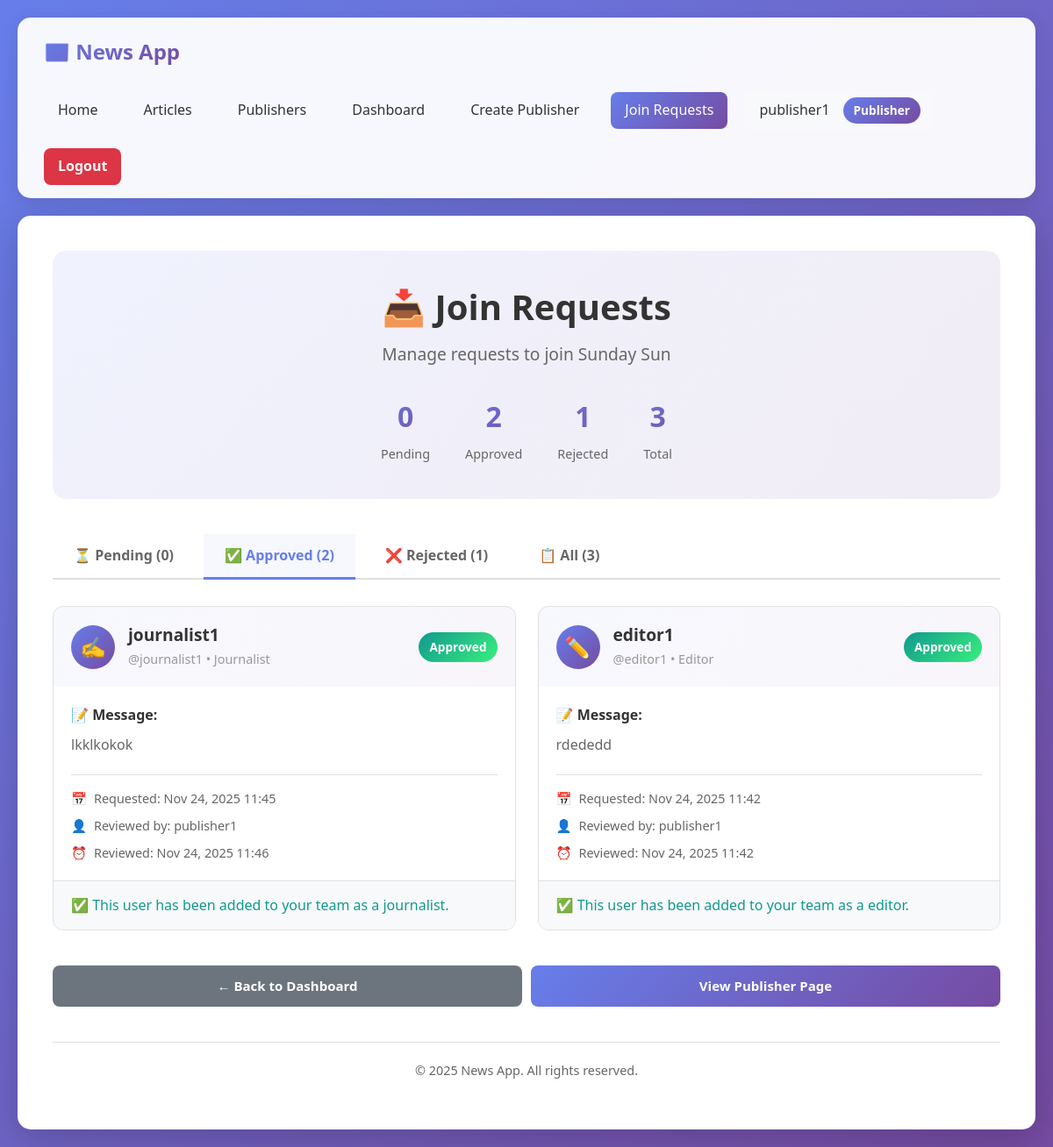
Page /publisher/requests/?status=approved (signed in) on the committed database.
### news_app/models.py (models this page shows, shortened)
class CustomUser(AbstractUser):
    ROLE_CHOICES = [
        ("reader", "Reader"),
        ("editor", "Editor"),
        ("journalist", "Journalist"),
        ("publisher", "Publisher"),
    ]
    role = models.CharField(max_length=20,
                            choices=ROLE_CHOICES,
                            default="reader")
    subscribed_newsletters = models.ManyToManyField("Newsletter",
                                                    related_name="subscribers",
                                                    blank=True)
    subscribed_publishers = models.ManyToManyField(
        "Publisher",
        related_name="subscribed_readers",
        blank=True,
        limit_choices_to={"role": "reader"}
    )
    subscribed_journalists = models.ManyToManyField(
        "self",
        symmetrical=False,
        related_name="journalist_subscribers",
        blank=True,
    )
    created_at = models.DateTimeField(auto_now_add=True)
    updated_at = models.DateTimeField(auto_now=True)
    class Meta:
        verbose_name = "User"
        verbose_name_plural = "Users"
        ordering = ["username"]

class Publisher(models.Model):
    name = models.CharField(max_length=200, unique=True)
    description = models.TextField(blank=True)
    website = models.URLField(blank=True)
    established_date = models.DateField(null=True, blank=True)
    owner = models.ForeignKey(
        "CustomUser",
        on_delete=models.CASCADE,
        related_name="owned_publishers",
        limit_choices_to={"role": "publisher"},
        null=True,
        blank=True,
    )
    created_by = models.ForeignKey(
        "CustomUser",
        on_delete=models.SET_NULL,
        null=True,
        blank=True,
        related_name="publishers_created"
    )
    editors = models.ManyToManyField(
        "CustomUser",
        related_name="publisher_editors",
        blank=True,
        limit_choices_to={"role": "editor"},
    )
    journalists = models.ManyToManyField(
        "CustomUser",
        related_name="publisher_journalists",
        blank=True,
        limit_choices_to={"role": "journalist"},
    )
    created_at = models.DateTimeField(auto_now_add=True)
    updated_at = models.DateTimeField(auto_now=True)
    class Meta:
        ordering = ["name"]
        verbose_name = "Publisher"
        verbose_name_plural = "Publishers"

class PublisherJoinRequest(models.Model):
    STATUS_CHOICES = [
        ("pending", "Pending"),
        ("approved", "Approved"),
        ("rejected", "Rejected"),
    ]
    user = models.ForeignKey(
        CustomUser,
        on_delete=models.CASCADE,
        related_name="publisher_join_requests",
        limit_choices_to={"role__in": ["journalist", "editor"]},
    )
    publisher = models.ForeignKey(
        Publisher, on_delete=models.CASCADE, related_name="join_requests",
    )
    status = models.CharField(max_length=20,
                              choices=STATUS_CHOICES,
                              default="pending")
    message = models.TextField(blank=True)
    created_at = models.DateTimeField(auto_now_add=True)
    reviewed_at = models.DateTimeField(null=True, blank=True)
    reviewed_by = models.ForeignKey(
        CustomUser,
        on_delete=models.SET_NULL,
        null=True,
        blank=True,
        related_name="reviewed_join_requests",
    )
    class Meta:
        ordering = ["-created_at"]
        constraints = [
            models.UniqueConstraint(
                fields=["user", "publisher"],
                condition=models.Q(status="pending"),
                name="unique_pending_join_request",
            )
        ]

### news_app/views.py (the view)
@login_required
def publisher_join_requests(request):
    publisher = Publisher.objects.filter(owner=request.user).first()
    if not publisher:
        messages.error(
            request,
            "You must be a publisher owner to view join requests."
        )
        return redirect("dashboard")
    status_filter = request.GET.get("status", "pending")
    valid_statuses = ["pending", "approved", "rejected", "all"]
    if status_filter not in valid_statuses:
        status_filter = "pending"
    all_requests = (
        PublisherJoinRequest.objects.filter(publisher=publisher)
        .select_related("user", "reviewed_by")
        .order_by("-created_at")
    )
    if status_filter == "all":
        requests_list = all_requests
    else:
        requests_list = all_requests.filter(status=status_filter)
    pending_count = all_requests.filter(status="pending").count()
    approved_count = all_requests.filter(status="approved").count()
    rejected_count = all_requests.filter(status="rejected").count()
    total_count = all_requests.count()
    context = {
        "publisher": publisher,
        "requests_list": requests_list,
        "status_filter": status_filter,
        "pending_count": pending_count,
        "approved_count": approved_count,
        "rejected_count": rejected_count,
        "total_count": total_count,
    }
    return render(request, "news_app/publisher_join_requests.html", context)

### news_app/templates/news_app/publisher_join_requests.html (shortened to what this page needs)
{% extends 'news_app/base.html' %}
{% load static %}
{% block extra_css %}
<link rel="stylesheet" href="{% static 'news_app/publishers.css' %}">
<link rel="stylesheet" href="{% static 'news_app/requests.css' %}">
{% endblock %}
{% block content %}
<div class="hero-section">
    <h1 class="hero-title">📥 Join Requests</h1>
    <p class="hero-subtitle">Manage requests to join {{ publisher.name }}</p>
    <div class="stats-bar" style="margin-top: 20px;">
        <div class="stat-item">
            <div class="stat-number">{{ pending_count }}</div>
            <div class="stat-label">Pending</div>
        </div>
        <div class="stat-item">
            <div class="stat-number">{{ approved_count }}</div>
            <div class="stat-label">Approved</div>
        </div>
        <div class="stat-item">
            <div class="stat-number">{{ rejected_count }}</div>
            <div class="stat-label">Rejected</div>
        </div>
        <div class="stat-item">
            <div class="stat-number">{{ total_count }}</div>
            <div class="stat-label">Total</div>
        </div>
    </div>
</div>
<div class="request-tabs">
    <a href="?status=pending" class="request-tab {% if status_filter == 'pending' %}active{% endif %}">
        ⏳ Pending ({{ pending_count }})
    </a>
    <a href="?status=approved" class="request-tab {% if status_filter == 'approved' %}active{% endif %}">
        ✅ Approved ({{ approved_count }})
    </a>
    <a href="?status=rejected" class="request-tab {% if status_filter == 'rejected' %}active{% endif %}">
        ❌ Rejected ({{ rejected_count }})
    </a>
    <a href="?status=all" class="request-tab {% if status_filter == 'all' %}active{% endif %}">
        📋 All ({{ total_count }})
    </a>
</div>
{% if requests_list %}
    <div class="requests-grid">
        {% for req in requests_list %}
        <div class="request-card">
            <div class="request-header">
                <div class="request-user-info">
                    <div class="user-avatar">
                        {% if req.user.role == 'journalist' %}
                            ✍️
                        {% elif req.user.role == 'editor' %}
                            ✏️
                        {% else %}
                            👤
                        {% endif %}
                    </div>
                    <div class="user-details">
                        <h3 class="user-name">{{ req.user.get_full_name|default:req.user.username }}</h3>
                        <p class="user-role">@{{ req.user.username }} • {{ req.user.get_role_display }}</p>
                    </div>
                </div>
                <div class="request-status-badge status-{{ req.status }}">
                    {{ req.get_status_display }}
                </div>
            </div>
            <div class="request-body">
                {% if req.message %}
                <div class="request-message">
                    <strong>📝 Message:</strong>
                    <p>{{ req.message }}</p>
                </div>
                {% else %}
                <div class="request-message">
                    <p class="no-message">No message provided</p>
                </div>
                {% endif %}
                <div class="request-meta">
                    <div class="meta-item">
                        <span>📅</span>
                        <span>Requested: {{ req.created_at|date:"M d, Y H:i" }}</span>
                    </div>
                    {% if req.reviewed_at %}
                    <div class="meta-item">
                        <span>👤</span>
                        <span>Reviewed by: {{ req.reviewed_by.username|default:"N/A" }}</span>
                    </div>
                    <div class="meta-item">
                        <span>⏰</span>
                        <span>Reviewed: {{ req.reviewed_at|date:"M d, Y H:i" }}</span>
                    </div>
                    {% endif %}
                </div>
            </div>
            {% if req.status == 'pending' %}
            <div class="request-actions">
                <a href="{% url 'approve_join_request' req.id %}" class="btn btn-success btn-sm">
                    ✅ Approve
                </a>
                <a href="{% url 'reject_join_request' req.id %}" class="btn btn-danger btn-sm">
                    ❌ Reject
                </a>
            </div>
            {% elif req.status == 'approved' %}
            <div class="request-info">
                <p class="success-message">
                    ✅ This user has been added to your team as a {{ req.user.get_role_display|lower }}.
                </p>
            </div>
            {% elif req.status == 'rejected' %}
            <div class="request-info">
                <p class="rejected-message">
                    ❌ This request was rejected on {{ req.reviewed_at|date:"M d, Y" }}.
                </p>
            </div>
            {% endif %}
        </div>
        {% endfor %}
    </div>
{% endif %}
<div class="action-buttons" style="margin-top: 40px;">
    <a href="{% url 'publisher_dashboard' publisher.pk %}" class="btn btn-secondary">
        ← Back to Dashboard
    </a>
    <a href="{% url 'publisher_detail' publisher.pk %}" class="btn btn-primary">
        View Publisher Page
    </a>
</div>
{% endblock %}

### news_app/templates/news_app/base.html (shortened to what this page needs)
{% load static %}
<!DOCTYPE html>
<html lang="en">
<head>
    <link href="https://cdn.jsdelivr.net/npm/bootstrap@5.3.0/dist/css/bootstrap.min.css" rel="stylesheet">
    <link rel="stylesheet" href="{% static 'news_app/style.css' %}">
    {% block extra_css %}{% endblock %}
</head>
<body>
    <nav class="navbar">
        <a href="{% url 'home' %}" class="navbar-brand">📰 News App</a>
        <div class="navbar-menu">
            {% if user.is_authenticated %}
                <a href="{% url 'home' %}" class="nav-link">Home</a>
                <a href="{% url 'article_list' %}" class="nav-link">Articles</a>
                <a href="{% url 'publisher_list' %}" class="nav-link">Publishers</a>
                <a href="{% url 'dashboard' %}" class="nav-link">Dashboard</a>
                {% if user.role == 'publisher' %}
                    <a class="nav-link" href="{% url 'create_publisher' %}">Create Publisher</a>
                    {% if user.owned_publishers.exists %}
                    <a class="nav-link" href="{% url 'publisher_join_requests' %}">Join Requests</a>
                    {% endif %}
                {% endif %}
                <div class="user-info">
                    <span>{{ user.username }}</span>
                    <span class="user-badge">{{ user.get_role_display }}</span>
                </div>
                <a href="{% url 'logout' %}" class="btn-logout">Logout</a>
            {% else %}
                <a href="{% url 'home' %}" class="nav-link">Home</a>
                <a href="{% url 'article_list' %}" class="nav-link">Articles</a>
                <a href="{% url 'newsletter_list' %}" class="nav-link">Newsletters</a>
                <a href="{% url 'login' %}" class="nav-link">Login</a>
                <a href="{% url 'register' %}" class="nav-link">Register</a>
            {% endif %}
        </div>
    </nav>
    <div class="container">
        {% block content %}{% endblock %}
        <div class="footer">
            {% block footer %}
            <p>&copy; 2025 News App. All rights reserved.</p>
            {% endblock %}
        </div>
    </div>
</body>
</html>

### news_app/static/news_app/style.css (style rules this page uses)
* { margin: 0; padding: 0; box-sizing: border-box; }
body { font-family: 'Segoe UI', Tahoma, Geneva, Verdana, sans-serif; background: linear-gradient(135deg, #667eea 0%, #764ba2 100%); min-height: 100vh; padding: 20px; color: #333; line-height: 1.6; }
.navbar { background: rgba(255, 255, 255, 0.95); padding: 15px 30px; border-radius: 15px; margin-bottom: 20px; box-shadow: 0 5px 20px rgba(0,0,0,0.1); display: flex; justify-content: space-between; align-items: center; flex-wrap: wrap; gap: 20px; }
.navbar-brand { font-size: 1.5em; font-weight: bold; background: linear-gradient(135deg, #667eea 0%, #764ba2 100%); -webkit-background-clip: text; -webkit-text-fill-color: transparent; background-clip: text; text-decoration: none; }
.navbar-menu { display: flex; gap: 20px; align-items: center; flex-wrap: wrap; }
.nav-link { color: #333; text-decoration: none; font-weight: 500; padding: 8px 16px; border-radius: 8px; transition: all 0.3s; }
.nav-link.active { background: linear-gradient(135deg, #667eea 0%, #764ba2 100%); color: white; }
.user-info { display: flex; align-items: center; gap: 15px; padding: 8px 16px; background: #f8f9fa; border-radius: 8px; }
.user-badge { padding: 4px 12px; background: linear-gradient(135deg, #667eea 0%, #764ba2 100%); color: white; border-radius: 20px; font-size: 0.85em; font-weight: 600; }
.btn-logout { padding: 8px 16px; background: #dc3545; color: white; border: none; border-radius: 8px; font-weight: 600; cursor: pointer; text-decoration: none; display: inline-block; transition: all 0.3s; }
.container { max-width: 1200px; margin: 0 auto; background: white; padding: 40px; border-radius: 15px; box-shadow: 0 10px 40px rgba(0,0,0,0.2); }
.btn { padding: 12px 24px; border: none; border-radius: 8px; font-size: 15px; font-weight: 600; cursor: pointer; text-decoration: none; display: inline-block; transition: all 0.3s; text-align: center; }
.btn-primary { background: linear-gradient(135deg, #667eea 0%, #764ba2 100%); color: white; }
.btn-secondary { background: #6c757d; color: white; }
.hero-section { text-align: center; padding: 40px 20px; background: linear-gradient(135deg, rgba(102, 126, 234, 0.1) 0%, rgba(118, 75, 162, 0.1) 100%); border-radius: 15px; margin-bottom: 40px; }
.hero-title { font-size: 2.5em; color: #333; margin-bottom: 15px; font-weight: 600; }
.hero-subtitle { font-size: 1.2em; color: #666; margin-bottom: 30px; }
.stats-bar { display: flex; justify-content: center; gap: 40px; margin-top: 20px; flex-wrap: wrap; }
.stat-item { text-align: center; }
.stat-number { font-size: 2em; font-weight: bold; background: linear-gradient(135deg, #667eea 0%, #764ba2 100%); -webkit-background-clip: text; -webkit-text-fill-color: transparent; background-clip: text; }
.stat-label { font-size: 0.9em; color: #666; margin-top: 5px; }
.meta-item { display: flex; align-items: center; gap: 5px; }
.status-approved { background: linear-gradient(135deg, #11998e 0%, #38ef7d 100%); color: white; }
.action-buttons, .newsletter-actions, .article-actions { display: flex; gap: 10px; flex-wrap: wrap; margin-top: 15px; }
.action-buttons .btn, .newsletter-actions .btn, .article-actions .btn { flex: 1; min-width: 120px; }
.footer { margin-top: 40px; padding-top: 20px; border-top: 1px solid #e0e0e0; text-align: center; color: #666; font-size: 0.9em; }

### rows in the picture
CustomUser: username "publisher1", role "Publisher"
Publisher: name "Sunday Sun"
PublisherJoinRequest: user.get_full_name "journalist1", user.username "journalist1", user.role "Journalist", status "Approved", message "lkklkokok", created_at "Nov 24, 2025 11:45", reviewed_by.username "publisher1", reviewed_at "Nov 24, 2025 11:46", user.role "journalist"
PublisherJoinRequest: user.get_full_name "editor1", user.username "editor1", user.role "Editor", status "Approved", message "rdededd", created_at "Nov 24, 2025 11:42", reviewed_by.username "publisher1", reviewed_at "Nov 24, 2025 11:42", user.role "editor"

### other values in the picture
{{ pending_count }} "0"
{{ approved_count }} "2"
{{ rejected_count }} "1"
{{ total_count }} "3"
